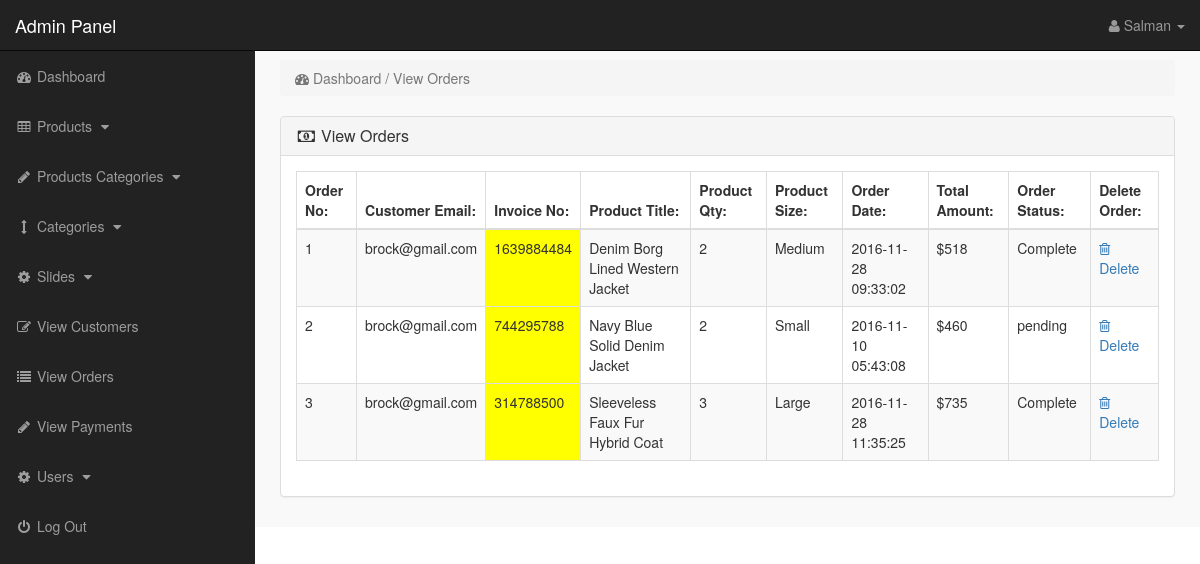
The app's page /admin_area/index.php?view_orders (signed in) with its own data.
### tables this page shows
CREATE TABLE `pending_orders` (
  `order_id` int(10) NOT NULL,
  `customer_id` int(10) NOT NULL,
  `invoice_no` int(10) NOT NULL,
  `product_id` text NOT NULL,
  `qty` int(10) NOT NULL,
  `size` text NOT NULL,
  `order_status` text NOT NULL
);

CREATE TABLE `customers` (
  `customer_id` int(10) NOT NULL,
  `customer_name` varchar(255) NOT NULL,
  `customer_email` varchar(255) NOT NULL,
  `customer_pass` varchar(255) NOT NULL,
  `customer_country` text NOT NULL,
  `customer_city` text NOT NULL,
  `customer_contact` varchar(255) NOT NULL,
  `customer_address` text NOT NULL,
  `customer_image` text NOT NULL,
  `customer_ip` varchar(255) NOT NULL
);

CREATE TABLE `products` (
  `product_id` int(10) NOT NULL,
  `p_cat_id` int(10) NOT NULL,
  `cat_id` int(10) NOT NULL,
  `date` timestamp NOT NULL DEFAULT CURRENT_TIMESTAMP ON UPDATE CURRENT_TIMESTAMP,
  `product_title` text NOT NULL,
  `product_img1` text NOT NULL,
  `product_img2` text NOT NULL,
  `product_img3` text NOT NULL,
  `product_price` int(10) NOT NULL,
  `product_desc` text NOT NULL,
  `product_keywords` text NOT NULL
);

CREATE TABLE `customer_orders` (
  `order_id` int(10) NOT NULL,
  `customer_id` int(10) NOT NULL,
  `due_amount` int(100) NOT NULL,
  `invoice_no` int(100) NOT NULL,
  `qty` int(10) NOT NULL,
  `size` text NOT NULL,
  `order_date` timestamp NOT NULL DEFAULT CURRENT_TIMESTAMP ON UPDATE CURRENT_TIMESTAMP,
  `order_status` text NOT NULL
);

### admin_area/view_orders.php (the view)
<?php
if(!isset($_SESSION['admin_email'])){
echo "<script>window.open('login.php','_self')</script>";
}
else {
?>
<div class="row">
<div class="col-lg-12">
<ol class="breadcrumb">
<li class="active">
<i class="fa fa-dashboard"></i> Dashboard / View Orders
</li>
</ol>
</div>
</div>
<div class="row">
<div class="col-lg-12">
<div class="panel panel-default">
<div class="panel-heading">
<h3 class="panel-title">
<i class="fa fa-money fa-fw"></i> View Orders
</h3>
</div>
<div class="panel-body">
<div class="table-responsive">
<table class="table table-bordered table-hover table-striped">
<thead>
<tr>
<th>Order No:</th>
<th>Customer Email:</th>
<th>Invoice No:</th>
<th>Product Title:</th>
<th>Product Qty:</th>
<th>Product Size:</th>
<th>Order Date:</th>
<th>Total Amount:</th>
<th>Order Status:</th>
<th>Delete Order:</th>
</tr>
</thead>
<tbody>
<?php
$i = 0;
$get_orders = "select * from pending_orders";
$run_orders = mysqli_query($con,$get_orders);
while ($row_orders = mysqli_fetch_array($run_orders)) {
$order_id = $row_orders['order_id'];
$c_id = $row_orders['customer_id'];
$invoice_no = $row_orders['invoice_no'];
$product_id = $row_orders['product_id'];
$qty = $row_orders['qty'];
$size = $row_orders['size'];
$order_status = $row_orders['order_status'];
$get_products = "select * from products where product_id='$product_id'";
$run_products = mysqli_query($con,$get_products);
$row_products = mysqli_fetch_array($run_products);
$product_title = $row_products['product_title'];
$i++;
?>
<tr>
<td><?php echo $i; ?></td>
<td>
<?php
$get_customer = "select * from customers where customer_id='$c_id'";
$run_customer = mysqli_query($con,$get_customer);
$row_customer = mysqli_fetch_array($run_customer);
$customer_email = $row_customer['customer_email'];
echo $customer_email;
 ?>
 </td>
<td bgcolor="yellow" ><?php echo $invoice_no; ?></td>
<td><?php echo $product_title; ?></td>
<td><?php echo $qty; ?></td>
<td><?php echo $size; ?></td>
<td>
<?php
$get_customer_order = "select * from customer_orders where order_id='$order_id'";
$run_customer_order = mysqli_query($con,$get_customer_order);
$row_customer_order = mysqli_fetch_array($run_customer_order);
$order_date = $row_customer_order['order_date'];
$due_amount = $row_customer_order['due_amount'];
echo $order_date;
?>
</td>
<td>$<?php echo $due_amount; ?></td>
<td>
<?php
if($order_status=='pending'){
echo $order_status='pending';
}
else{
echo $order_status='Complete';
}
?>
</td>
<td>
<a href="index.php?order_delete=<?php echo $order_id; ?>" >
<i class="fa fa-trash-o" ></i> Delete
</a>
</td>
</tr>
<?php } ?>
</tbody>
</table>
</div>
</div>
</div>
</div>
</div>
<?php } ?>

### admin_area/includes/sidebar.php (shortened to what this page needs)
<?php
if(!isset($_SESSION['admin_email'])){
echo "<script>window.open('login.php','_self')</script>";
}
else {
?>
<nav class="navbar navbar-inverse navbar-fixed-top" >
<div class="navbar-header" >
<a class="navbar-brand" href="index.php?dashboard" >Admin Panel</a>
</div>
<ul class="nav navbar-right top-nav" >
<li class="dropdown" >
<a href="#" class="dropdown-toggle" data-toggle="dropdown" >
<i class="fa fa-user" ></i>
<?php echo $admin_name; ?> <b class="caret" ></b>
</a>
</li>
</ul>
<div class="collapse navbar-collapse navbar-ex1-collapse">
<ul class="nav navbar-nav side-nav">
<li>
<a href="index.php?dashboard">
<i class="fa fa-fw fa-dashboard"></i> Dashboard
</a>
</li>
<li>
<a href="#" data-toggle="collapse" data-target="#products">
<i class="fa fa-fw fa-table"></i> Products
<i class="fa fa-fw fa-caret-down"></i>
</a>
</li>
<li>
<a href="#" data-toggle="collapse" data-target="#p_cat">
<i class="fa fa-fw fa-pencil"></i> Products Categories
<i class="fa fa-fw fa-caret-down"></i>
</a>
</li>
<li>
<a href="#" data-toggle="collapse" data-target="#cat">
<i class="fa fa-fw fa-arrows-v"></i> Categories
<i class="fa fa-fw fa-caret-down"></i>
</a>
</li>
<li>
<a href="#" data-toggle="collapse" data-target="#slides">
<i class="fa fa-fw fa-gear"></i> Slides
<i class="fa fa-fw fa-caret-down"></i>
</a>
</li>
<li>
<a href="index.php?view_customers">
<i class="fa fa-fw fa-edit"></i> View Customers
</a>
</li>
<li>
<a href="index.php?view_orders">
<i class="fa fa-fw fa-list"></i> View Orders
</a>
</li>
<li>
<a href="index.php?view_payments">
<i class="fa fa-fw fa-pencil"></i> View Payments
</a>
</li>
<li>
<a href="#" data-toggle="collapse" data-target="#users">
<i class="fa fa-fw fa-gear"></i> Users
<i class="fa fa-fw fa-caret-down"></i>
</a>
</li>
<li>
<a href="logout.php">
<i class="fa fa-fw fa-power-off"></i> Log Out
</a>
</li>
</ul>
</div>
</nav>
<?php } ?>

### admin_area/css/style.css (style rules this page uses)
body { margin-top:100px; }
@media (min-width: 768px) { body { margin-top:50px; } }
.top-nav { padding:0 15px; }
.top-nav>li { display:inline-block; float:left; }
.top-nav>li>a { padding-top:15px; padding-bottom:15px; line-height:20px; color:#999; }
@media (min-width: 768px) { .side-nav { position:fixed; top:51px; width:255px; border-radius:0; overflow-y:auto; background-color: #222; bottom:0; overflow-x:hidden; padding-bottom:40px; } }
@media (min-width: 768px) { .side-nav>li>a { width:255px; } }
.panel-body { border-radius:5px; }

### records on screen
pending_orders: customer.customer_email "brock@gmail.com", invoice_no "1639884484", product.product_title "Denim Borg Lined Western Jacket", qty "2", size "Medium", customer_orders.order_date "2016-11-28 09:33:02", customer_orders.due_amount "518"
pending_orders: customer.customer_email "brock@gmail.com", invoice_no "744295788", product.product_title "Navy Blue Solid Denim Jacket", qty "2", size "Small", customer_orders.order_date "2016-11-10 05:43:08", customer_orders.due_amount "460"
pending_orders: customer.customer_email "brock@gmail.com", invoice_no "314788500", product.product_title "Sleeveless Faux Fur Hybrid Coat", qty "3", size "Large", customer_orders.order_date "2016-11-28 11:35:25", customer_orders.due_amount "735"

### other values on screen
$admin_name "Salman"
